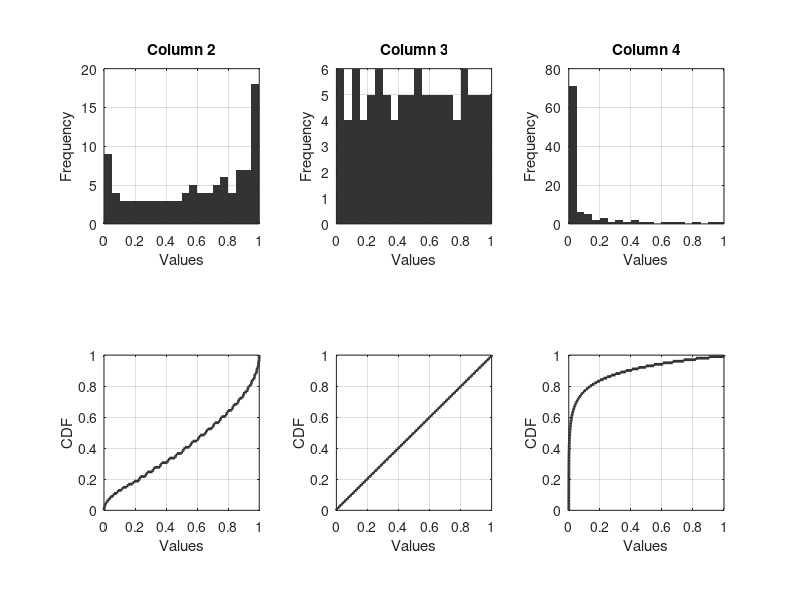

Write the MATLAB code that produced this figure.
clc; clear all;

% Create histograms and cdfs from column data

% importdata(filename, delimiter, num_headerlines)
M = importdata('example_data/column_data.txt', ' ', 0);

% Row of histograms
for i=2:4
    subplot(2,3,i-1);
    
    % hist(values, num_bins)
    hist(M(:,i), 20);
    set(get(gca,'child'), 'FaceColor', 0.2*ones(1,3), 'EdgeColor', 'none');
    
    grid on;
    xlabel('Values');
    ylabel('Frequency');
    title(['Column ' num2str(i)]);
    axis square;
end

% Row of CDFs
for i=2:4
    subplot(2,3,(i-1)+3);
    
    % cdf
    h = cdfplot(M(:,i));
    set(h, 'color', 0.2*ones(1,3), 'linewidth', 2);
    grid on;
    xlabel('Values');
    ylabel('CDF');
    title('');
    axis square;
end